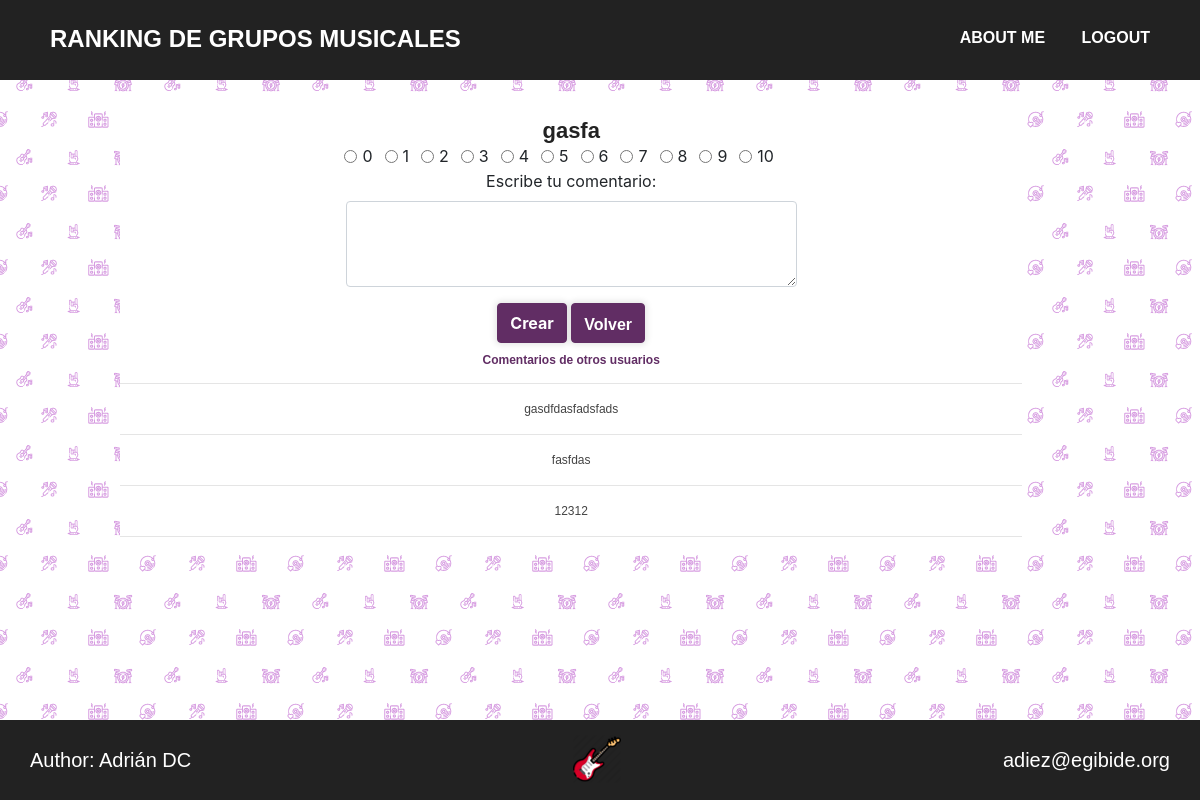
Screenshot of /valorarForm.php?idarticulo=4 (signed in) with the database file from the repository.
### tables this page shows
CREATE TABLE `articulo` (
  `id` int(10) unsigned NOT NULL AUTO_INCREMENT,
  `id_usuario` int(10) unsigned NOT NULL,
  `nombre` varchar(100) NOT NULL,
  `param1` varchar(250) NOT NULL DEFAULT '-',
  `param2` varchar(250) NOT NULL DEFAULT '-',
  `descrip` varchar(650) NOT NULL DEFAULT '-',
  `notageneral` float DEFAULT 1,
  `fechacreacion` datetime NOT NULL DEFAULT current_timestamp(),
  PRIMARY KEY (`id`),
  UNIQUE KEY `nombre_UNIQUE` (`nombre`),
  KEY `fk_usuario_articulo_idx` (`id_usuario`),
  CONSTRAINT `fk_usuario_articulo_idx` FOREIGN KEY (`id_usuario`) REFERENCES `usuario` (`id`) ON DELETE NO ACTION ON UPDATE NO ACTION
);

CREATE TABLE `valoracion` (
  `id` int(10) unsigned NOT NULL AUTO_INCREMENT,
  `id_articulo` int(10) unsigned NOT NULL,
  `id_usuario` int(10) unsigned NOT NULL,
  `nota` int(2) NOT NULL,
  `comentarios` varchar(500) DEFAULT NULL,
  `fechacreacion` datetime NOT NULL DEFAULT current_timestamp(),
  PRIMARY KEY (`id`),
  KEY `fk_articulo_valoracion_idx` (`id_articulo`),
  KEY `fk_usuario_valoracion_idx` (`id_usuario`),
  CONSTRAINT `fk_usuario_valoracion_idx` FOREIGN KEY (`id_usuario`) REFERENCES `usuario` (`id`) ON DELETE NO ACTION ON UPDATE NO ACTION,
  CONSTRAINT `fk_valoracion_articulo` FOREIGN KEY (`id_articulo`) REFERENCES `articulo` (`id`) ON DELETE NO ACTION ON UPDATE NO ACTION
);

### inc/Tools.php (called while the page is built, shortened)
<?php
class Tools{
  function connectDB(){
    $conexion = mysqli_connect(SERVER, USER, PASS, DB );
    mysqli_query($conexion, "SET NAMES 'utf8'");
    mysqli_set_charset($conexion, "utf8");
    return $conexion;
  }
  function disconnectDB($conexion){
    $close = mysqli_close($conexion);
    return $close;
  }
  function getArraySQL($sql){
    $conexion = $this->connectDB();
      if(!$result= mysqli_query($conexion, $sql)){
        die(mysqli_error($conexion));
      }
      $rawdata = array();
      $i=0;
      while($row = mysqli_fetch_array($result)){
        $rawdata[$i] = $row;
        $i++;
      }
    return $rawdata;
  }
}
?>

### inc/Articulo.php (called while the page is built, shortened)
<?php
class Articulo{
  public $ID = 0;
  function getData(){
    $sql = "SELECT * FROM articulo WHERE ID =$this->ID;";
    $tool = new Tools();
    $array = $tool->getArraySQL($sql);
    return $array;
  }
}
?>

### inc/Valoracion.php (called while the page is built, shortened)
<?php
class Valoracion{
  public $ID = 0;
  function getComentarios(){
    $sql = "SELECT comentarios FROM valoracion WHERE id_articulo = $this->ID;";
    $tool = new Tools();
    $array = $tool->getArraySQL($sql);
    return $array;
  }
}
?>

### valorarForm.php (the view, shortened to what this page needs)
<!DOCTYPE html>
<html lang="es" dir="ltr">
<head>
  <?php
  require_once 'mod/header.php';
  ?>
  <link href="css/estilos.css" rel="stylesheet" type= "text/css">
</head>
<body>
  <?php
  $idarticulo = htmlspecialchars($_GET['idarticulo']);
  $articuloTable = new Articulo();
  $articuloTable->ID = $idarticulo;
  $infoArticulo = $articuloTable->getData();
  $valoracionTable = new Valoracion();
  $valoracionTable->ID = $idarticulo;
  $comentarios = $valoracionTable->getComentarios();
  ?>
  <section class="sectionForm">
    <div class="info" style="text-align:center;">
      <h2><?php echo $infoArticulo[0]['nombre']; ?></h2>
      <form action="inc/validarForms.php" method="post">
        <div class="form-check form-check-inline">
          <div class="form-check form-check-inline">
            <input class="form-check-input" type="radio" name="radioValorar" id="radioValorar0" value="0" required>
            <label class="form-check-label" for="radioValorar0">0</label>
          </div>
          <div class="form-check form-check-inline">
            <input class="form-check-input" type="radio" name="radioValorar" id="radioValorar1" value="1">
            <label class="form-check-label" for="radioValorar1">1</label>
          </div>
          <div class="form-check form-check-inline">
            <input class="form-check-input" type="radio" name="radioValorar" id="radioValorar2" value="2">
            <label class="form-check-label" for="radioValorar2">2</label>
          </div>
          <div class="form-check form-check-inline">
            <input class="form-check-input" type="radio" name="radioValorar" id="radioValorar3" value="3">
            <label class="form-check-label" for="radioValorar3">3</label>
          </div>
          <div class="form-check form-check-inline">
            <input class="form-check-input" type="radio" name="radioValorar" id="radioValorar4" value="4">
            <label class="form-check-label" for="radioValorar4">4</label>
          </div>
          <div class="form-check form-check-inline">
            <input class="form-check-input" type="radio" name="radioValorar" id="radioValorar5" value="5">
            <label class="form-check-label" for="radioValorar5">5</label>
          </div>
          <div class="form-check form-check-inline">
            <input class="form-check-input" type="radio" name="radioValorar" id="radioValorar6" value="6">
            <label class="form-check-label" for="radioValorar6">6</label>
          </div>
          <div class="form-check form-check-inline">
            <input class="form-check-input" type="radio" name="radioValorar" id="radioValorar7" value="7">
            <label class="form-check-label" for="radioValorar7">7</label>
          </div>
          <div class="form-check form-check-inline">
            <input class="form-check-input" type="radio" name="radioValorar" id="radioValorar8" value="8">
            <label class="form-check-label" for="radioValorar8">8</label>
          </div>
          <div class="form-check form-check-inline">
            <input class="form-check-input" type="radio" name="radioValorar" id="radioValorar9" value="9">
            <label class="form-check-label" for="radioValorar9">9</label>
          </div>
          <div class="form-check form-check-inline">
            <input class="form-check-input" type="radio" name="radioValorar" id="radioValorar10" value="10">
            <label class="form-check-label" for="radioValorar10">10</label>
          </div>
        </div>
        <div class="form-group">
          <label for="comentarioTextArea">Escribe tu comentario:</label>
          <textarea class="form-control areatexto" id="comentarioTextArea"
          name="comentarioTextArea" rows="3" required>
        </textarea>
      </div>
      <button type="submit" class="btn btn-primary">Crear</button>
      <a href="index.php" class="btn btn-primary abutton">Volver</a>
    </form>
    <h5 style="margin:10px;">Comentarios de otros usuarios</h5>
    <?php foreach ($comentarios as $elemento) { ?>
      <hr>
      <div class="description">
        <p><?php echo $elemento['comentarios']?></p>
      </div>
    <?php } ?>
    <hr>
  </div>
</section>
</body>
<?php
require_once 'mod/footer.php';
?>
</html>

### css/estilos.css (style rules this page uses)
body { background-image: url("../images/bg.png"); padding-bottom: 85px; margin: 0; }
p, h1, h2, h3, h4, h5, h6, a { font-family: Trebuchet MS, sans-serif; margin-bottom: 0px !important; }
p { font-size: 12px; color: #444444; }
h2 { font-size: 22px; font-weight: bold; }
h5 { font-size: 12px; font-weight: bold; color: #612D64; margin-bottom: 8px !important; }
a, a:hover { color: #FFFFFF; text-decoration: none; }
section h2 { color: #222222; margin-bottom: 0px !important; margin-top: 14px; }
.btn-primary { background-color: #612D64; border-color: #612D64; text-decoration: none; height: 40px; font-weight: bold; box-shadow: 0px 0px 6px 2px rgba(0,0,0,0.1); }
.info { width: 94%; display: inline-block; background-color: #FFFFFF; }
.sectionForm { margin: 2% 10%; }
.areatexto { width: 50%; display: block; margin-left: auto; margin-right: auto; }
.abutton { padding-top: 9px; }
.description p { margin: 8px; }

### rows the page displays
articulo: nombre "gasfa"
valoracion: comentarios "gasdfdasfadsfads"
valoracion: comentarios "fasfdas"
valoracion: comentarios "12312"
